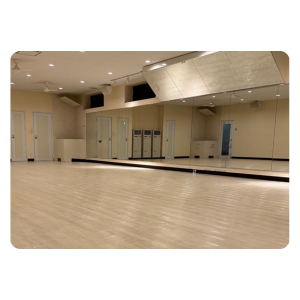
#> input picture print/a4-options/img/36.png, 300 x 300 px
$ python -i generate.py   (imports and definitions only)
#> lines starting #> are read from the running program, lines starting #| are printed output that depends on the picture
"""
Instagramストーリー用 10秒動画（1080x1920）
実行: python generate.py → joyfit-story-10s.mp4
"""
from __future__ import annotations

import math
import os
import shutil
import subprocess
import sys
from pathlib import Path

from PIL import Image, ImageDraw, ImageFont

W, H = 1080, 1920
CX, CY = W // 2, H // 2
FPS = 30
DURATION = 10
FRAMES = FPS * DURATION
OUT_DIR = Path(__file__).resolve().parent
FRAMES_DIR = OUT_DIR / "_frames"
OUTPUT = OUT_DIR / "joyfit-story-10s.mp4"

BRAND = (194, 22, 50)
BRAND_DEEP = (154, 16, 40)
GOLD = (248, 231, 28)
WHITE = (255, 255, 255)


# [25 lines left out: function find_font, not called in this run]


def ease_out_cubic(t: float) -> float:
    return 1 - pow(1 - t, 3)


# [4 lines left out: function ease_out_back, not called in this run]


def ease_in_out(t: float) -> float:
    return 3 * t * t - 2 * t * t * t if t < 1 else 1.0


# [17 lines left out: functions scene_window, line_enter, not called in this run]


def draw_bg(img: Image.Image, t: float) -> None:
    draw = ImageDraw.Draw(img)
    for y in range(H):
        ratio = y / H
        r = int(BRAND[0] + (BRAND_DEEP[0] - BRAND[0]) * ratio)
        g = int(BRAND[1] + (BRAND_DEEP[1] - BRAND[1]) * ratio)
        b = int(BRAND[2] + (BRAND_DEEP[2] - BRAND[2]) * ratio)
        draw.line([(0, y), (W, y)], fill=(r, g, b))

    overlay = Image.new("RGBA", (W, H), (0, 0, 0, 0))
    od = ImageDraw.Draw(overlay)
    pulse = 0.5 + 0.5 * math.sin(t * 2.2)
    orbs = [
        (200 + 40 * math.sin(t * 1.1), 320 + 30 * math.cos(t * 0.9), 280, int(38 * pulse)),
        (W - 180 + 35 * math.cos(t * 1.3), 520 + 25 * math.sin(t * 1.0), 240, int(32 * pulse)),
        (CX + 50 * math.sin(t * 0.7), H - 400 + 40 * math.cos(t * 0.8), 320, int(28 * pulse)),
    ]
    for ox, oy, radius, alpha in orbs:
        od.ellipse([ox - radius, oy - radius, ox + radius, oy + radius], fill=(248, 231, 28, alpha))

    img.paste(Image.alpha_composite(img.convert("RGBA"), overlay).convert("RGB"))

    draw = ImageDraw.Draw(img)
    margin = 40
    draw.rectangle([margin, margin, W - margin, H - margin], outline=(255, 255, 255, 90), width=3)
    draw.rectangle([margin + 10, margin + 10, W - margin - 10, H - margin - 10], outline=(212, 175, 55, 140), width=2)

    sweep_x = int((t / DURATION) * (W + 400)) - 200
    shine = Image.new("RGBA", (W, H), (0, 0, 0, 0))
    sd = ImageDraw.Draw(shine)
    sd.polygon([(sweep_x - 80, 0), (sweep_x + 40, 0), (sweep_x - 200, H), (sweep_x - 320, H)], fill=(255, 255, 255, 18))
    img.paste(Image.alpha_composite(img.convert("RGBA"), shine).convert("RGB"))


# [49 lines left out: functions draw_text, draw_store_badge, not called in this run]


def render_frame(frame_idx: int) -> Image.Image:
    t = frame_idx / FPS
    img = Image.new("RGB", (W, H), BRAND)
    draw_bg(img, t)
    overlay = Image.new("RGBA", (W, H), (0, 0, 0, 0))
    draw = ImageDraw.Draw(overlay)

    # --- Scene 1: タイトル (0〜2.2s) ---
    s1 = scene_window(t, 0.0, 2.2)
    if s1 > 0:
        a1, sc1, sl1 = line_enter(t, 0.05)
        a2, sc2, sl2 = line_enter(t, 0.35)
        draw_text(draw, CY - 100, "まだ間に合う！", 110, WHITE, s1 * a1, sc1, sl1)
        draw_text(draw, CY + 50, "夏得キャンペーン！", 120, GOLD, s1 * a2, sc2, sl2)

    # --- Scene 2: 価格 (2.0〜4.8s) ---
    s2 = scene_window(t, 2.0, 4.8)
    if s2 > 0:
        a_c, sc_c, sl_c = line_enter(t, 2.05)
        a_p, sc_p, sl_p = line_enter(t, 2.35)
        a_u1, sc_u1, sl_u1 = line_enter(t, 2.65)
        a_u2, sc_u2, sl_u2 = line_enter(t, 2.85)
        zoom = 1.0 + 0.04 * math.sin((t - 2.35) * 8) if t > 2.35 else 1.0
        draw_text(draw, CY - 220, "半年間ずーっとお得", 84, GOLD, s2 * a_c, sc_c, sl_c)
        draw_text(draw, CY + 10, "3,630", 300, WHITE, s2 * a_p, sc_p * zoom, sl_p, stroke=10)
        draw_text(draw, CY + 210, "円(税込)/月", 70, WHITE, s2 * a_u1, sc_u1, sl_u1, stroke=4)
        draw_text(draw, CY + 300, "7〜12月", 70, WHITE, s2 * a_u2, sc_u2, sl_u2, stroke=4)

    # --- Scene 3: オプション (4.6〜6.8s) ---
    s3 = scene_window(t, 4.6, 6.8)
    if s3 > 0:
        a1, sc1, sl1 = line_enter(t, 4.65)
        a2, sc2, sl2 = line_enter(t, 4.95)
        a3, sc3, sl3 = line_enter(t, 5.25)
        pulse = 1.0 + 0.03 * math.sin((t - 4.95) * 10) if t > 4.95 else 1.0
        draw_text(draw, CY - 170, "7月オプション", 102, WHITE, s3 * a1, sc1, sl1)
        draw_text(draw, CY + 50, "0円", 280, GOLD, s3 * a2, sc2 * pulse, sl2, stroke=10)
        draw_text(draw, CY + 250, "無料オプション8つ", 58, WHITE, s3 * a3, sc3, sl3, stroke=4)
        draw_text(draw, CY + 330, "自動契約", 58, WHITE, s3 * a3, sc3, sl3 + 8, stroke=4)

    # --- Scene 4: 締切 (6.6〜8.5s) ---
    s4 = scene_window(t, 6.6, 8.5)
    if s4 > 0:
        a1, sc1, sl1 = line_enter(t, 6.65)
        a2, sc2, sl2 = line_enter(t, 7.0)
        draw_text(draw, CY - 70, "7/24(金)まで限定", 100, WHITE, s4 * a1, sc1, sl1)
        draw_text(draw, CY + 110, "先着15名様", 88, GOLD, s4 * a2, sc2, sl2)

    # --- Scene 5: CTA (8.4〜10s) ---
    s5 = scene_window(t, 8.4, 10.0, fade=0.22)
    if s5 > 0:
        a1, sc1, sl1 = line_enter(t, 8.45)
        a2, sc2, sl2 = line_enter(t, 8.75)
        a3, sc3, sl3 = line_enter(t, 9.05)
        draw_text(draw, CY - 120, "詳細はインスタ", 82, WHITE, s5 * a1, sc1, sl1)
        draw_text(draw, CY - 10, "プロフィールリンクから", 72, GOLD, s5 * a2, sc2, sl2)
        draw_store_badge(draw, CY + 150, s5 * a3, sc3, sl3)

    return Image.alpha_composite(img.convert("RGBA"), overlay).convert("RGB")


# [30 lines left out: function main, not called in this run]


# [2 lines not run here, left out]

>>> import cv2
>>> picture = cv2.imread('../../print/a4-options/img/36.png', cv2.IMREAD_GRAYSCALE)
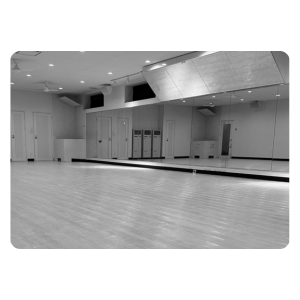
#> picture: shape (300, 300); min 0, max 255, mean 184
>>> result = render_frame(picture)
#> in render_frame, `img = Image.new("RGB", (W, H), BRAND)`:
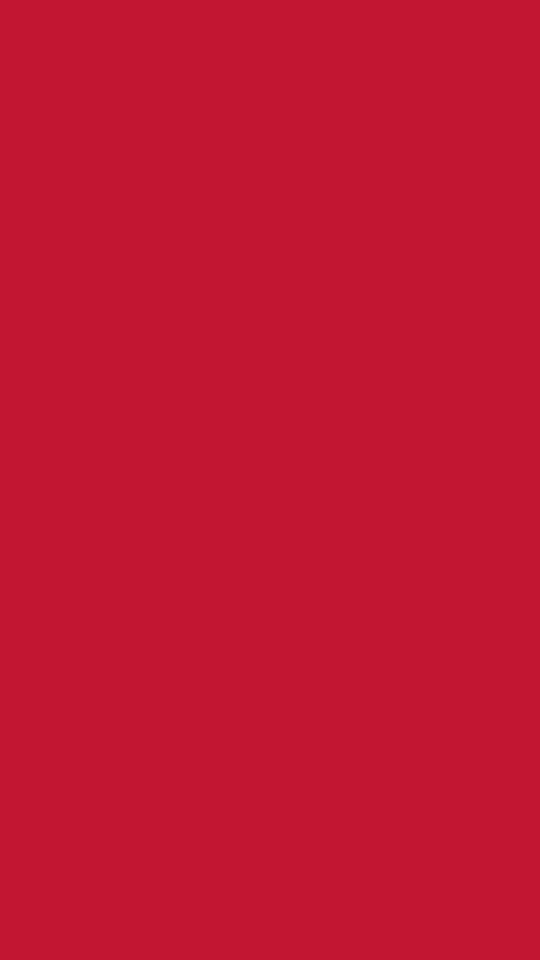
#> img: PIL image 1080x1920 RGB (shown at 1/2 size); mean R, G, B 194, 22, 50
#> in draw_bg, `overlay = Image.new("RGBA", (W, H), (0, 0, 0, 0))`: overlay: PIL image 1080x1920 RGBA; every value is 0
#> (the run stopped early here; a loop or call above may not have finished)

$ run again, on print/a4-options/img/38.png
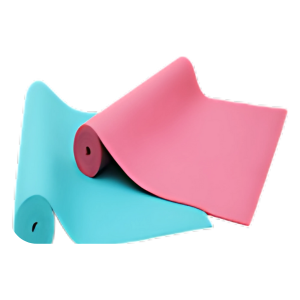
#> input picture print/a4-options/img/38.png, 300 x 300 px
#> `picture = cv2.imread('../../print/a4-options/img/36.png', cv2.IMREAD_G..`:
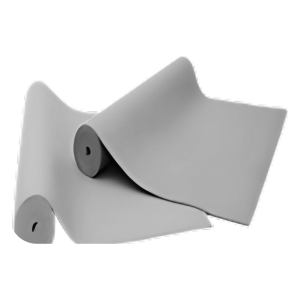
#> picture: shape (300, 300); min 0, max 255, mean 219.5
#> overlay: PIL image 1080x1920 RGBA; every value is 0
